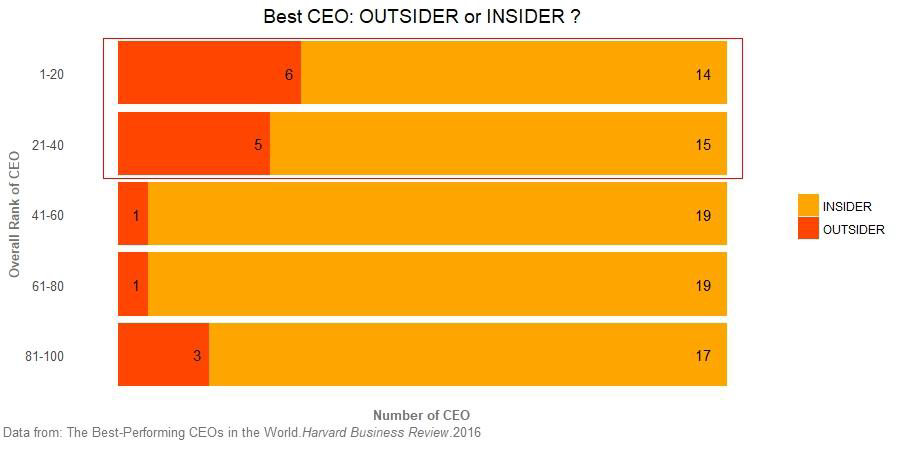

The R source for this figure:
CEOdata <- read.csv("Top 100 CEOs Final 2016.csv")

library(ggplot2)

Ref <- expression(paste("Data from: The Best-Performing CEOs in the World.", italic("Harvard Business Review"), ".2016"))
rect <- data.frame(xmin=3.5, xmax=5.5, ymin=-0.5, ymax=20.5)
  
# Stacked barplot with multiple groups
p <- ggplot(data=CEOdata, aes(x=factor(RANK.GROUP, levels = rev(unique(CEOdata$RANK.GROUP))), fill= INSIDER..OUTSIDER)) +
  geom_bar(stat="count") +
  labs(title="Best CEO: OUTSIDER or INSIDER ?",
       x = "Overall Rank of CEO", y = "Number of CEO",
       caption = Ref)+
  stat_count(aes(y=..count.., label=..count..), geom="text", hjust=2)+
  coord_flip()+
  scale_fill_manual("legend", values = c("INSIDER" = "orange1", "OUTSIDER" = "orangered1"))+
  theme_minimal()+
  theme(panel.grid.major = element_blank(), panel.grid.minor = element_blank())+
  theme(axis.text.y = element_text(size=10), axis.text.x = element_blank(),
        axis.title=element_text(size=10,face="bold",color="gray45"),
        plot.title = element_text(size=14, hjust = 0.5),
        plot.caption=element_text(hjust = -0.3, color="gray45"))+
  geom_rect(data=rect, aes(xmin=xmin, xmax=xmax, ymin=ymin, ymax=ymax),
            color="red1",
            alpha=0,
            inherit.aes = FALSE)+
  theme(legend.title=element_blank())
  
p
